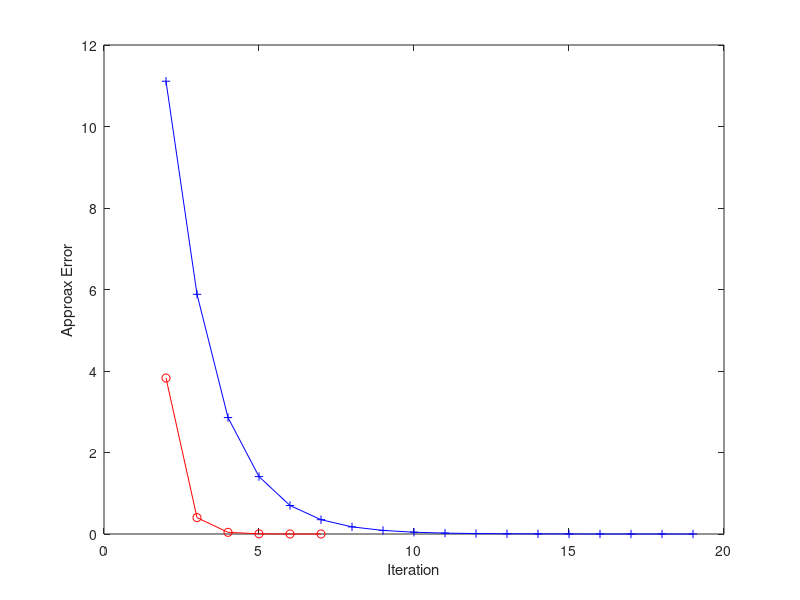

Source code (MATLAB):
%Roots of sin(x)-1/x=0
disp('Bisection Method');
fprintf('Iterations    xr      Appr. Error\n');
c=[];
xl = 1;
xu = 1.5;
ea = 0.1;
xr = realmax;
f = @(x)(sin(x)-1/x); 
i=1; 
while ea>=0.0001
    xold = xr; 
    xr = (xl+xu)/2;
    ea = abs((xr-xold)/xr)*100;
    if (f(xl)*f(xr)<0)
        xu = xr;
    elseif(f(xl)*f(xr)>0)
        xl = xr;
    else
        break;
    end
    c(i,:)=[i xr ea];
    i = i+1; 
end
disp(c);
disp('Regular False Method');
fprintf('Iterations    xr      Appr. Error\n');
d=[];
xlf = 1; 
xuf = 1.5; 
i=1;
eaf = 1;
xrf = realmax;
while eaf>=0.0001
    xoldf = xrf; 
    xrf=xuf-((f(xuf)*(xlf-xuf))/(f(xlf)-f(xuf)));
    eaf = abs((xrf-xoldf))/abs(xrf)*100; 
    if (f(xlf)*f(xrf)<0) 
        xuf = xrf; 
    elseif(f(xlf)*f(xrf)>0)    
        xlf = xrf;
    else
        break;
    end
    d(i,:)=[i xrf eaf];
    i = i+1; 
end
plot(d(:,1),d(:,3),'-or',c(:,1),c(:,3),'-+b');
xlabel('Iteration');
ylabel('Approax Error');
disp(d)
fprintf('Roots of the equation sin(x)-1/x=0\n');
fprintf('Bisection Method => x=%g\n',xr);
fprintf('Regular False Method => x=%g\n',xrf);